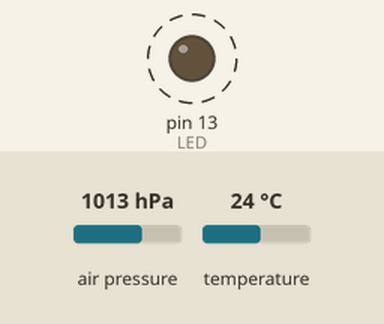
Recording of a sketch running on a simulated Arduino Uno, built with avr-gcc and run on an emulated ATmega328P. Parts: output pins drawn as LEDs (lit = HIGH). Dashed ring = blinking. The test bench sets the inputs (shaded band); at power-on: air pressure 1013 hPa, temperature 24 °C. No radio packets arrive unless stated; pins used as bus, display or sensor lines are not drawn.

Above: at 0.5 s.
Timing chart, 0 to 3.0 s (numbered marks = the images above):
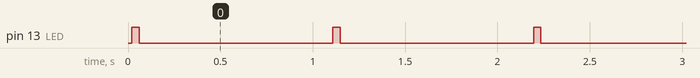

The sketch:

Transmitter_temp_pressure_altitude.ino
```cpp
#include <Wire.h>
#include <Adafruit_Sensor.h>
#include <Adafruit_BMP085_U.h>

#include <SPI.h>
#include <RH_RF69.h>

// === RADIO CONFIG (RP2040 Feather RFM69) ===
#define RF69_FREQ 915.0
#define RFM69_CS   16
#define RFM69_INT  21
#define RFM69_RST  17
#define LED        LED_BUILTIN

RH_RF69 rf69(RFM69_CS, RFM69_INT);

// === BMP180 SENSOR (Unified) ===
Adafruit_BMP085_Unified bmp = Adafruit_BMP085_Unified(10085);

void setup() {
  Serial.begin(115200); // No waiting
  pinMode(LED, OUTPUT);

  // --- BMP INIT ---
  if (!bmp.begin()) {
    // Blink forever if BMP180 fails
    while (1) {
      digitalWrite(LED, HIGH); delay(200);
      digitalWrite(LED, LOW); delay(200);
    }
  }

  // --- RADIO RESET ---
  pinMode(RFM69_RST, OUTPUT);
  digitalWrite(RFM69_RST, HIGH);
  delay(10);
  digitalWrite(RFM69_RST, LOW);
  delay(10);

  // --- RADIO INIT ---
  if (!rf69.init()) {
    // Blink fast if radio fails
    while (1) {
      digitalWrite(LED, HIGH); delay(100);
      digitalWrite(LED, LOW); delay(100);
    }
  }

  rf69.setFrequency(RF69_FREQ);
  rf69.setTxPower(20, true);

  // AES KEY (must match receiver)
  uint8_t key[] = {
    1,2,3,4,5,6,7,8,
    1,2,3,4,5,6,7,8
  };
  rf69.setEncryptionKey(key);
}

void loop() {
  // === HEARTBEAT BLINK ===
  digitalWrite(LED, HIGH);
  delay(40);
  digitalWrite(LED, LOW);

  // === READ BMP180 (Unified API) ===
  sensors_event_t event;
  bmp.getEvent(&event);

  float pressure = 0;
  float temperature = 0;
  float altitude = 0;

  if (event.pressure) {
    pressure = event.pressure * 100; // Convert hPa to Pascals

    bmp.getTemperature(&temperature);

    // Calculate altitude (assuming sea level pressure = 1013.25 hPa)
    altitude = bmp.pressureToAltitude(1013.25, event.pressure);
  }

  // === FORMAT PACKET ===
  // Example: T:23.45,P:100812,A:12.30
  char packet[64];
  snprintf(packet, sizeof(packet),
           "T:%.2f,P:%.0f,A:%.2f",
           temperature,
           pressure,
           altitude);

  // === SEND PACKET ===
  rf69.send((uint8_t*)packet, strlen(packet));
  rf69.waitPacketSent();

  delay(960); // ~1 second total loop time
}
```

Measured:
- by itself, pin 13 (LED): alternates HIGH for 0.04 s and LOW for 1.0 s
